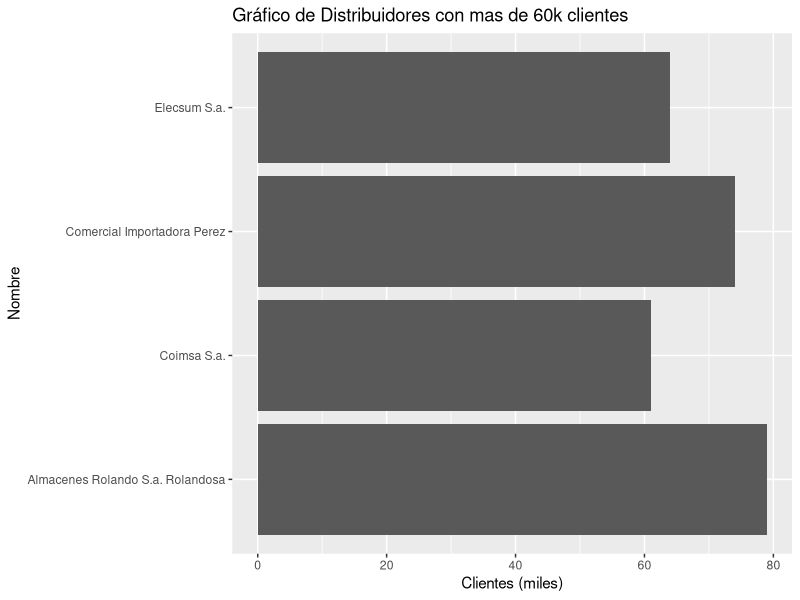
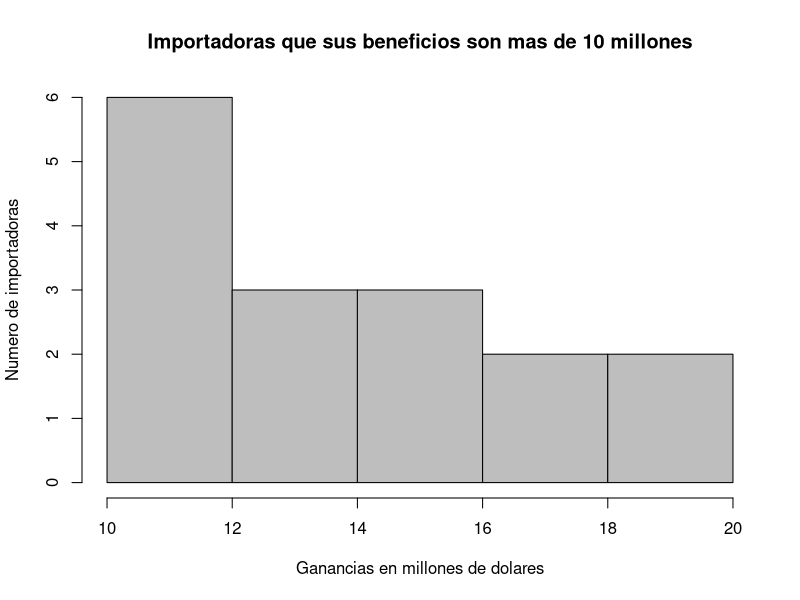

Source code (R) for these figures, in order:
#Hecho por Andres Morales G.
#Analisis de importadoras

install.packages("ggplot2")
install.packages("dplyr")


library(dplyr)
library(ggplot2)

clientes<-sample(10:80, size = 30, replace = TRUE)

 doc = read.csv(file = "importadoras.csv", header = TRUE, sep = ",")
 
 #Pregunta 1. Muestre un grafico de barras donde aparezcan las importadoras, cuya descripcion se distribuidora 
 #ademas que la cantidad de clientes sea mayor o igual a 60
 
 
 doc<-cbind(doc,clientes)
 distribuidores=dplyr::filter(doc,grepl('distribuidora|distribuidores|DISTRIBUIDORES|distribuidor',doc$Description))
 View(distribuidores)
 distribuidoresFiltrados=data.frame(distribuidores$Name,distribuidores$Description,distribuidores$clientes)
 View(distribuidoresFiltrados)
 names(distribuidoresFiltrados)[1]="Nombre"
 names(distribuidoresFiltrados)[2]="Descripcion"
 names(distribuidoresFiltrados)[3]="Clientes (miles)"
  View(distribuidoresFiltrados)
 filtro=filter(distribuidoresFiltrados,distribuidoresFiltrados$`Clientes (miles)`>=60)
 View(filtro)
 ggplot(data=filtro,aes(x=Nombre,y=`Clientes (miles)`)) + geom_bar(stat="identity", position="stack") + coord_flip()+ ggtitle("Gráfico de Distribuidores con mas de 60k clientes")

 
 #Pregunta 2. Muestre un histograma para conocer la cantidad de importadoras que tienen mas $10 millones 
 beneficios<-sample(1:20, size = 30, replace = TRUE)
  doc<-cbind(doc,beneficios)
  doc=filter(doc,doc$beneficios>10)
  histograma = hist(x = doc$beneficios, main = "Importadoras que sus beneficios son mas de 10 millones", xlab = "Ganancias en millones de dolares", ylab = "Numero de importadoras",  col = "gray")

  